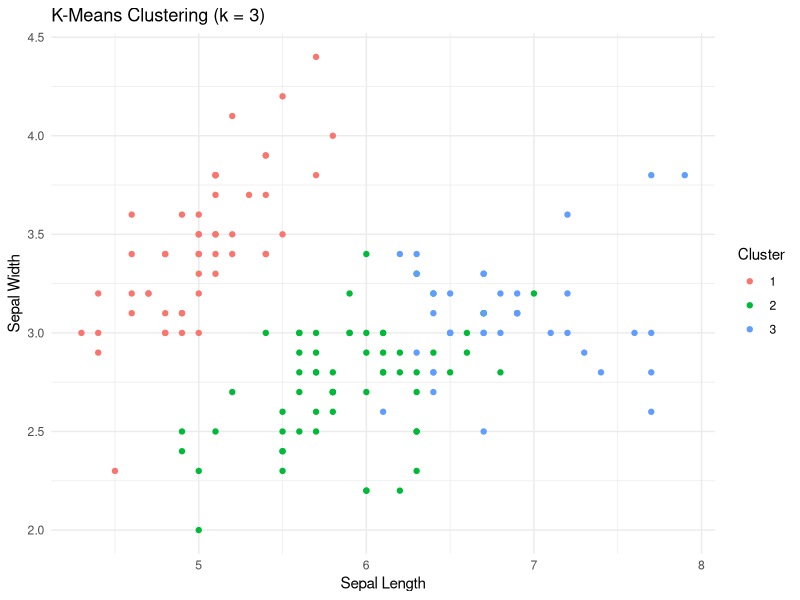
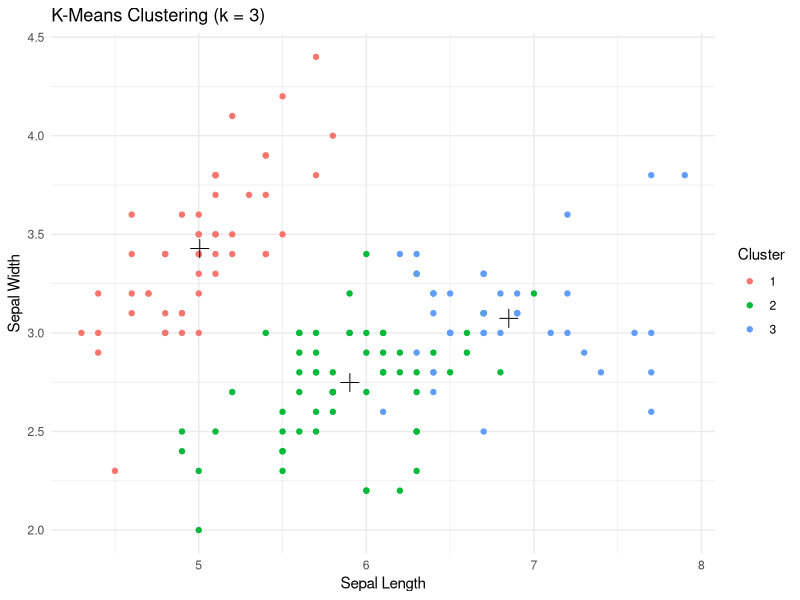

Reproduce these figures in R, in order.
## ---- chunk 1
# Iris veri setini yükleyelim
data(iris)

# Veri setine göz atalım
head(iris)
## ---- chunk 2
# Sadece sayısal sütunları seçelim
iris_data <- iris[, -5]  # Species sütunu hariç
## ---- chunk 3
# K-Means algoritmasını uygulayalım (k = 3)
set.seed(123)  # Sonuçların tekrarlanabilir olması için rastgelelikiyi kontrol edelim
kmeans_result <- kmeans(iris_data, centers = 3)

# Kümeleme sonucuna göz atalım
kmeans_result

## ---- chunk 4
# Kümeleri görselleştirelim
library(ggplot2)

# Veriyi ve kümeleri birleştirerek görselleştirelim
iris_data$Cluster <- as.factor(kmeans_result$cluster)  # Küme bilgilerini veri setine ekleyelim

# 2D Scatter plot
ggplot(iris_data, aes(x = Sepal.Length, y = Sepal.Width, color = Cluster)) +
  geom_point() +
  labs(title = "K-Means Clustering (k = 3)", x = "Sepal Length", y = "Sepal Width") +
  theme_minimal()

## ---- chunk 5
# Küme merkezlerini görselleştirelim
centers <- as.data.frame(kmeans_result$centers)
colnames(centers) <- c("Sepal.Length", "Sepal.Width", "Petal.Length", "Petal.Width")

# Scatter plot üzerinde küme merkezlerini ekleyelim
ggplot(iris_data, aes(x = Sepal.Length, y = Sepal.Width, color = Cluster)) +
  geom_point() +
  geom_point(data = centers, aes(x = Sepal.Length, y = Sepal.Width), 
             color = "black", size = 4, shape = 3) +  # Küme merkezleri
  labs(title = "K-Means Clustering (k = 3)", x = "Sepal Length", y = "Sepal Width") +
  theme_minimal()

## ---- chunk 6
# Küme merkezlerini görüntüleyelim
kmeans_result$centers

# Küme atamalarını (cluster assign) görüntüleyelim
kmeans_result$cluster

# Her kümenin boyutunu (cluster sizes) görüntüleyelim
kmeans_result$size

